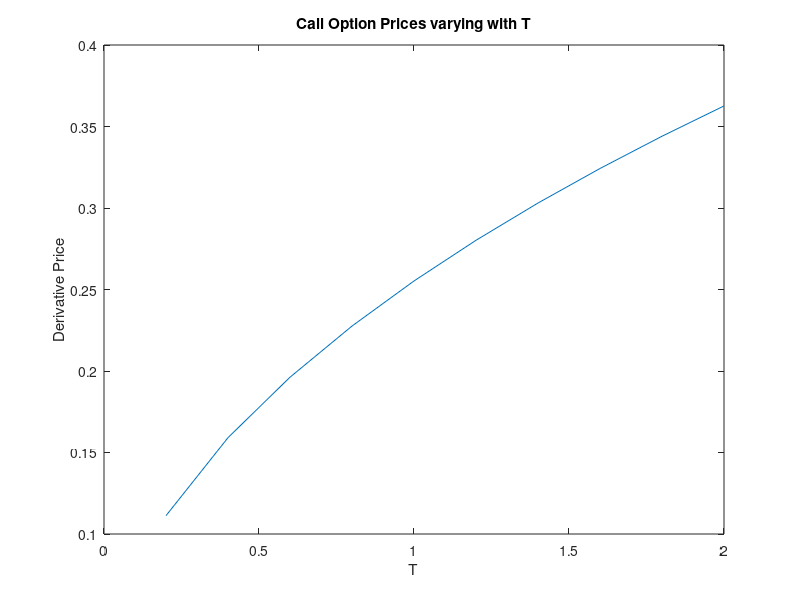
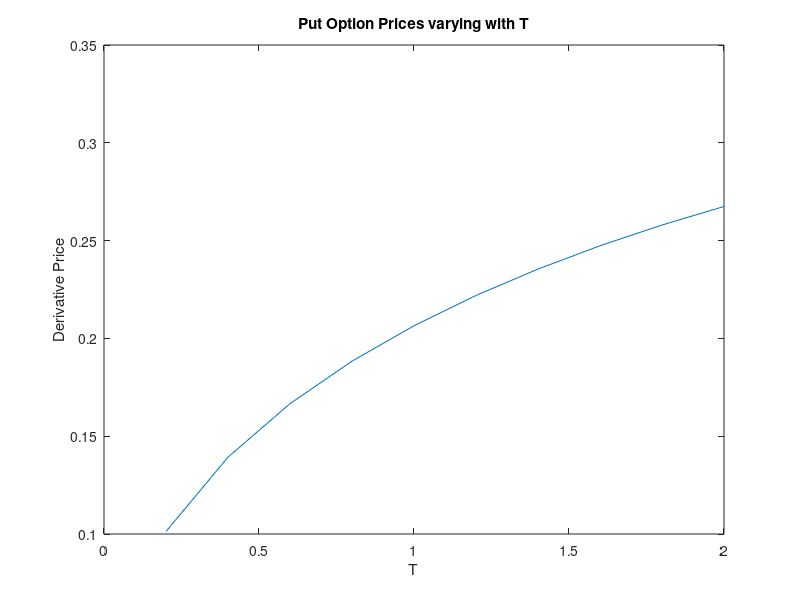
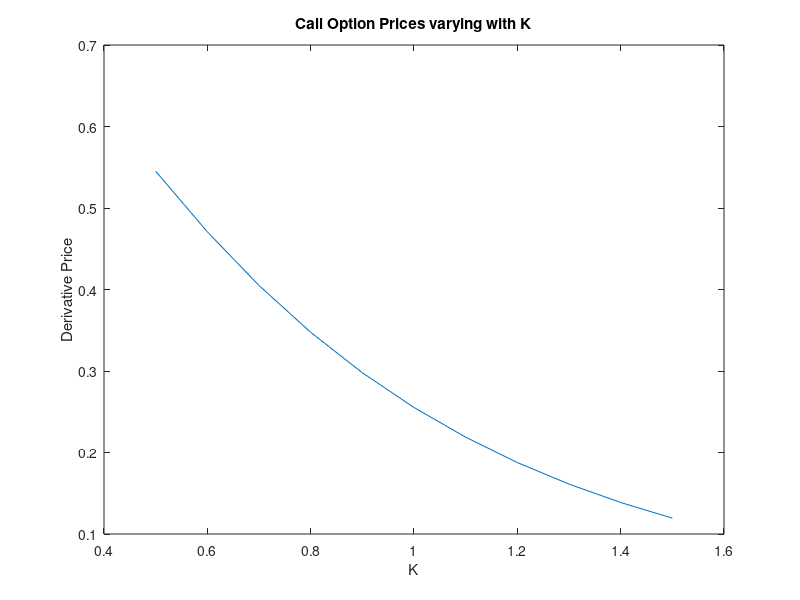
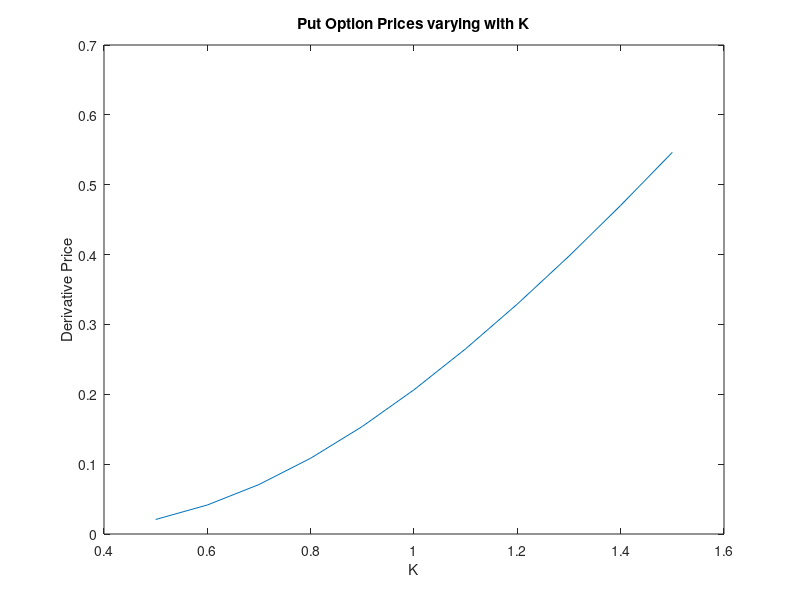

MATLAB code for these plots, in order:
function q2
	close all; clear;
	'Original Paramaters'
	T = 1
	K = 1
	r = 0.05
	sig = 0.6
	t = 0
	s = 1
	% T = 1;
	% K = 1;
	% r = 0.05;
	% sig = 0.6;
	% t = 0;
	% s = 1;

	vary_one(@C, s, t, 'C', T, K, r, sig, 'T');
	vary_one(@P, s, t, 'P', T, K, r, sig, 'T');

	vary_one(@C, s, t, 'C', T, K, r, sig, 'K');
	vary_one(@P, s, t, 'P', T, K, r, sig, 'K');

	vary_one(@C, s, t, 'C', T, K, r, sig, 'r');
	vary_one(@P, s, t, 'P', T, K, r, sig, 'r');
	
	vary_one(@C, s, t, 'C', T, K, r, sig, 'sig');
	vary_one(@P, s, t, 'P', T, K, r, sig, 'sig');

	vary_one(@C, s, t, 'C', T, K, r, sig, 't');
	vary_one(@P, s, t, 'P', T, K, r, sig, 't');

	vary_one(@C, s, t, 'C', T, K, r, sig, 'S');
	vary_one(@P, s, t, 'P', T, K, r, sig, 'S');

	% Doing for r, sig, t, S
	vary_two(@C, s, t, 'C', T, K, r, sig, 'r', 'sig');
	vary_two(@P, s, t, 'P', T, K, r, sig, 'r', 'sig');
	
	vary_two(@C, s, t, 'C', T, K, r, sig, 'r', 't');
	vary_two(@P, s, t, 'P', T, K, r, sig, 'r', 't');

	vary_two(@C, s, t, 'C', T, K, r, sig, 'r', 'S');
	vary_two(@P, s, t, 'P', T, K, r, sig, 'r', 'S');

	vary_two(@C, s, t, 'C', T, K, r, sig, 'sig', 't');
	vary_two(@P, s, t, 'P', T, K, r, sig, 'sig', 't');

	vary_two(@C, s, t, 'C', T, K, r, sig, 'sig', 'S');
	vary_two(@P, s, t, 'P', T, K, r, sig, 'sig', 'S');

	vary_two(@C, s, t, 'C', T, K, r, sig, 't', 'S');
	vary_two(@P, s, t, 'P', T, K, r, sig, 't', 'S');
end

function [y] = C(t, s, T, K, r, sig)
	d1 = (1/(sig*(T-t)^0.5)) * (log(s/K) + (r + sig^2/2)*(T-t));
	d2 = (1/(sig*(T-t)^0.5)) * (log(s/K) + (r - sig^2/2)*(T-t));
	y = s*normcdf(d1) - K*exp(-r*(T-t))*normcdf(d2);
end

function [y] = P(t, s, T, K, r, sig)
	y = C(t, s, T, K, r, sig) + K*exp(-r*(T-t)) - s;
end

function vary_one(V, S, t, opt, T, K, r, sig, name)

	figure;
	A = []; B = [];

	if name == 'T'
		A = 0.2:0.2:2;
		for i = 1:length(A)
			B = [B, V(t, S, A(i), K, r, sig)];
		end
	elseif name == 'K'
		A = 0.5:0.1:1.5;
		for i = 1:length(A)
			B = [B, V(t, S, T, A(i), r, sig)];
		end
	elseif name == 'r'
		A = 0.02:0.02:0.2;
		for i = 1:length(A)
			B = [B, V(t, S, T, K, A(i), sig)];
		end
	elseif name == 'sig'
		A = 0.2:0.1:1;
		for i = 1:length(A)
			B = [B, V(t, S, T, K, r, A(i))];
		end
	elseif name == 't'
		A = 0:0.1:1;
		for i = 1:length(A)
			B = [B, V(A(i), S, T, K, r, sig)];
		end
	else
		A = 0.2:0.2:2;
		for i = 1:length(A)
			B = [B, V(t, A(i), T, K, r, sig)];
		end
	end

	plot(A, B);
	tit = sprintf('Option Prices varying with %s', name);
	if opt == 'P'
		tit = ['Put ', tit];
	else
		tit = ['Call ', tit];
	end
	xlabel(name)
	ylabel('Derivative Price');
	title(tit);
	saveas(gcf, ['plot/', tit], 'epsc');
	hold off;

	fprintf('\n%s\n%s\tPrices\n', tit, name);
	for i = 1:length(A)
		fprintf('%f\t%f\n', A(i), B(i));
	end
end

function vary_two(V, S, t, opt, T, K, r, sig, name1, name2)

	figure;
	A = []; B = []; C = [];

	if (name1 == 'r') & (name2 == 'sig')
		A = 0.02:0.02:0.2;
		B = 0.2:0.1:1; 
		for i = 1:length(A)
			temp = [];
			for j = 1:length(B)
				temp = [temp, V(t, S, T, K, A(i), B(j))];
			end
			C = [C; temp];
		end
	elseif (name1 == 'r') & (name2 == 't')
		A = 0.02:0.02:0.2;
		B = 0:0.1:1;
		for i = 1:length(A)
			temp = [];
			for j = 1:length(B)
				temp = [temp, V(B(j), S, T, K, A(i), sig)];
			end
			C = [C; temp];
		end
	elseif (name1 == 'r') & (name2 == 'S')
		A = 0.02:0.02:0.2;
		B = 0.2:0.2:2;
		for i = 1:length(A)
			temp = [];
			for j = 1:length(B)
				temp = [temp, V(t, B(j), T, K, A(i), sig)];
			end
			C = [C; temp];
		end
	elseif (name1 == 'sig') & (name2 == 't')
		A = 0.2:0.1:1;
		B = 0:0.1:1;
		for i = 1:length(A)
			temp = [];
			for j = 1:length(B)
				temp = [temp, V(B(j), S, T, K, r, A(i))];
			end
			C = [C; temp];
		end
	elseif (name1 == 'sig') & (name2 == 'S')
		A = 0.2:0.1:1;
		B = 0.2:0.2:2;
		for i = 1:length(A)
			temp = [];
			for j = 1:length(B)
				temp = [temp, V(t, B(j), T, K, r, A(i))];
			end
			C = [C; temp];
		end
	else %t, S
		A = 0:0.1:1;
		B = 0.2:0.2:2; 
		for i = 1:length(A)
			temp = [];
			for j = 1:length(B)
				temp = [temp, V(A(i), B(j), T, K, r, sig)];
			end
			C = [C; temp];
		end
	end

	surf(A, B, C');
	tit = sprintf('Option Prices varying with (%s, %s)', name1, name2);
	if opt == 'P'
		tit = ['Put ', tit];
	else
		tit = ['Call ', tit];
	end
	xlabel(name1);
	ylabel(name2);
	zlabel('Derivative Price');
	title(tit);
	saveas(gcf, ['plot/', tit], 'epsc');
	hold off;
end
